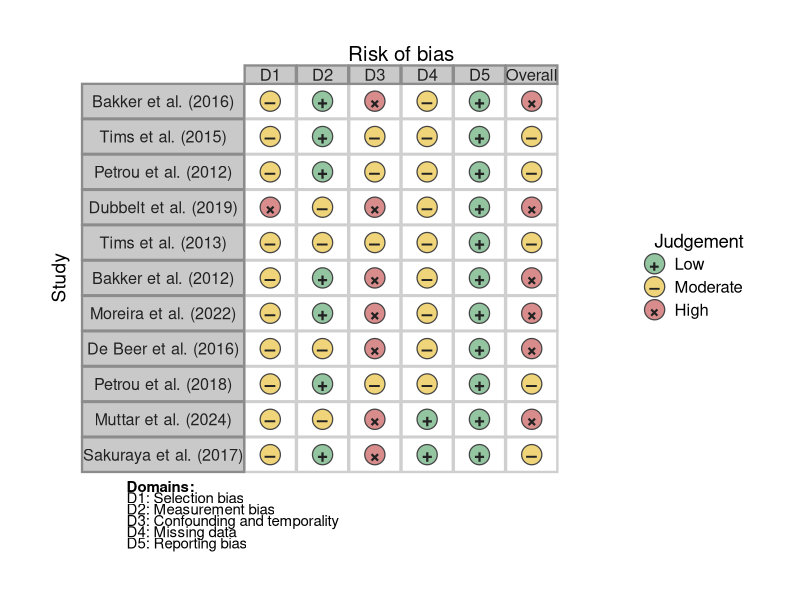

Recreate this plot in R.
library(tidyverse)
rob_dat <- tribble(
  ~Study, ~`Selection bias`, ~`Measurement bias`, ~`Confounding and temporality`, ~`Missing data`, ~`Reporting bias`, ~`Overall risk`,
  "Bakker et al. (2016)", "Moderate", "Low", "High", "Moderate", "Low", "High",
  "Tims et al. (2015)", "Moderate", "Low", "Moderate", "Moderate", "Low", "Moderate",
  "Petrou et al. (2012)", "Moderate", "Low", "Moderate", "Moderate", "Low", "Moderate",
  "Dubbelt et al. (2019)", "High", "Moderate", "High", "Moderate", "Low", "High",
  "Tims et al. (2013)", "Moderate", "Moderate", "Moderate", "Moderate", "Low", "Moderate",
  "Bakker et al. (2012)", "Moderate", "Low", "High", "Moderate", "Low", "High",
  "Moreira et al. (2022)", "Moderate", "Low", "High", "Moderate", "Low", "High",
  "De Beer et al. (2016)", "Moderate", "Moderate", "High", "Moderate", "Low", "High",
  "Petrou et al. (2018)", "Moderate", "Low", "Moderate", "Moderate", "Low", "Moderate",
  "Muttar et al. (2024)", "Moderate", "Moderate", "High", "Low", "Low", "High",
  "Sakuraya et al. (2017)", "Moderate", "Low", "High", "Low", "Low", "Moderate"
)
rob_long <- rob_dat %>%
  pivot_longer(
    cols = -Study,
    names_to = "Domain",
    values_to = "Risk"
  )
study_order <- rev(c(
  "Bakker et al. (2016)",
  "Tims et al. (2015)",
  "Petrou et al. (2012)",
  "Dubbelt et al. (2019)",
  "Tims et al. (2013)",
  "Bakker et al. (2012)",
  "Moreira et al. (2022)",
  "De Beer et al. (2016)",
  "Petrou et al. (2018)",
  "Muttar et al. (2024)",
  "Sakuraya et al. (2017)"
))
rob_long <- rob_long %>%
  mutate(
    Study = factor(Study, levels = study_order),
    Domain = factor(
      Domain,
      levels = c(
        "Selection bias",
        "Measurement bias",
        "Confounding and temporality",
        "Missing data",
        "Reporting bias",
        "Overall risk"
      )
    ),
    Risk = factor(Risk, levels = c("Low", "Moderate", "High")),
    Symbol = case_when(
      Risk == "Low" ~ "+",
      Risk == "Moderate" ~ "–",
      Risk == "High" ~ "×"
    ),
    x = c(1, 2, 3, 4, 5, 6)[as.numeric(Domain)],
    y = as.numeric(Study)
  )
risk_colors <- c(
  "Low" = "#93C5A1",
  "Moderate" = "#EFD47A",
  "High" = "#D98C8C"
)
rob_long <- rob_long %>%
  mutate(x_plot = x + 0.8)

top_header <- tibble(
  x = c(1, 2, 3, 4, 5, 6) + 0.8,
  y = 11.75,
  label = c("D1", "D2", "D3", "D4", "D5", "Overall")
)

left_header <- tibble(
  x = -0.25,
  y = 1:11,
  label = study_order
)

legend_df <- tibble(
  x = c(9.15, 9.15, 9.15),
  y = c(6.4, 5.75, 5.1),
  Risk = factor(c("Low", "Moderate", "High"), levels = c("Low", "Moderate", "High")),
  Symbol = c("+", "–", "×"),
  Label = c("Low", "Moderate", "High")
)

domain_note <- tibble(
  x = -0.95,
  y = c(0.10, -0.22, -0.54, -0.86, -1.18, -1.50),
  label = c(
    "Domains:",
    "D1: Selection bias",
    "D2: Measurement bias",
    "D3: Confounding and temporality",
    "D4: Missing data",
    "D5: Reporting bias"
  ),
  face = c("bold", "plain", "plain", "plain", "plain", "plain")
)
p <- ggplot() +
  # Main white cells
  geom_tile(
    data = rob_long,
    aes(x = x_plot, y = y),
    fill = "white",
    color = "#CFCFCF",
    linewidth = 0.8,
    width = 0.98,
    height = 0.98
  ) +
  # Colored circles
  geom_point(
    data = rob_long,
    aes(x = x_plot, y = y, fill = Risk),
    shape = 21,
    size = 6.4,
    stroke = 0.65,
    color = "#444444"
  ) +
  # Symbols
  geom_text(
    data = rob_long,
    aes(x = x_plot, y = y, label = Symbol),
    size = 4.8,
    fontface = "bold",
    color = "#222222"
  ) +
  # Top gray headers
  geom_tile(
    data = top_header,
    aes(x = x, y = y),
    fill = "#C9C9C9",
    color = "#8C8C8C",
    linewidth = 0.8,
    width = 0.98,
    height = 0.52
  ) +
geom_text(
  data = top_header,
  aes(x = x, y = y, label = label),
  size = 4.2,
  color = "#222222"
) +
  # Left gray study boxes
  geom_tile(
    data = left_header,
    aes(x = x, y = y),
    fill = "#C9C9C9",
    color = "#8C8C8C",
    linewidth = 0.8,
    width = 3.1,
    height = 0.98
  ) +
  geom_text(
    data = left_header,
    aes(x = x, y = y, label = label),
    size = 4.1,
    color = "#222222"
  ) +
  # Top title
  annotate("text", x = 4.3, y = 12.35, label = "Risk of bias", size = 5.2) +
  # Left vertical label
  annotate("text", x = -2.25, y = 6.0, label = "Study", angle = 90, size = 4.8) +
  # Custom legend title
  annotate("text", x = 9.15, y = 7.05, label = "Judgement", hjust = 0, size = 4.7) +
  # Custom legend circles
  geom_point(
    data = legend_df,
    aes(x = x, y = y, fill = Risk),
    shape = 21,
    size = 6.4,
    stroke = 0.65,
    color = "#444444"
  ) +
  geom_text(
    data = legend_df,
    aes(x = x, y = y, label = Symbol),
    size = 4.6,
    fontface = "bold",
    color = "#222222"
  ) +
  geom_text(
    data = legend_df,
    aes(x = x + 0.38, y = y, label = Label),
    hjust = 0,
    size = 4.2,
    color = "black"
  ) +
  # Bottom domain explanation
  geom_text(
    data = domain_note,
    aes(x = x, y = y, label = label, fontface = face),
    inherit.aes = FALSE,
    hjust = 0,
    size = 3.8,
    color = "black"
  ) +
  scale_fill_manual(values = risk_colors, drop = FALSE) +
  coord_cartesian(
    xlim = c(-2.25, 10.6),
    ylim = c(-1.7, 12.45),
    clip = "off"
  ) +
  theme_void() +
  theme(
    legend.position = "none",
    plot.margin = margin(18, 26, 18, 18),
    plot.background = element_rect(fill = "white", colour = NA)
  )

print(p)
